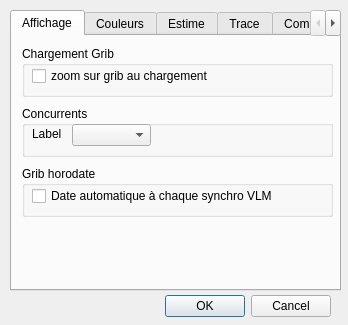
<?xml version="1.0" encoding="UTF-8"?>
<ui version="4.0">
 <class>VLM_param_ui</class>
 <widget class="QDialog" name="VLM_param_ui">
  <property name="geometry">
   <rect>
    <x>0</x>
    <y>0</y>
    <width>348</width>
    <height>325</height>
   </rect>
  </property>
  <property name="windowTitle">
   <string>Parametrage VLM</string>
  </property>
  <property name="windowIcon">
   <iconset>
    <normaloff>../../../../../../../../.designer/backup/sailing-ship.ico</normaloff>../../../../../../../../.designer/backup/sailing-ship.ico</iconset>
  </property>
  <widget class="QDialogButtonBox" name="buttonBox">
   <property name="geometry">
    <rect>
     <x>20</x>
     <y>290</y>
     <width>311</width>
     <height>32</height>
    </rect>
   </property>
   <property name="orientation">
    <enum>Qt::Horizontal</enum>
   </property>
   <property name="standardButtons">
    <set>QDialogButtonBox::Cancel|QDialogButtonBox::Ok</set>
   </property>
  </widget>
  <widget class="QTabWidget" name="tabWidget">
   <property name="geometry">
    <rect>
     <x>10</x>
     <y>10</y>
     <width>331</width>
     <height>281</height>
    </rect>
   </property>
   <property name="currentIndex">
    <number>0</number>
   </property>
   <widget class="QWidget" name="tab">
    <attribute name="title">
     <string>Affichage</string>
    </attribute>
    <widget class="QGroupBox" name="groupBox_3">
     <property name="geometry">
      <rect>
       <x>10</x>
       <y>10</y>
       <width>311</width>
       <height>51</height>
      </rect>
     </property>
     <property name="title">
      <string>Chargement Grib</string>
     </property>
     <widget class="QCheckBox" name="chk_gribZoomOnLoad">
      <property name="geometry">
       <rect>
        <x>10</x>
        <y>20</y>
        <width>191</width>
        <height>20</height>
       </rect>
      </property>
      <property name="text">
       <string>zoom sur grib au chargement</string>
      </property>
     </widget>
    </widget>
    <widget class="QGroupBox" name="groupBox_5">
     <property name="geometry">
      <rect>
       <x>10</x>
       <y>70</y>
       <width>311</width>
       <height>51</height>
      </rect>
     </property>
     <property name="title">
      <string>Concurrents</string>
     </property>
     <widget class="QLabel" name="label_7">
      <property name="geometry">
       <rect>
        <x>10</x>
        <y>20</y>
        <width>61</width>
        <height>16</height>
       </rect>
      </property>
      <property name="text">
       <string>Label</string>
      </property>
     </widget>
     <widget class="QComboBox" name="opp_labelType">
      <property name="geometry">
       <rect>
        <x>50</x>
        <y>18</y>
        <width>79</width>
        <height>22</height>
       </rect>
      </property>
     </widget>
    </widget>
    <widget class="QGroupBox" name="groupBox_7">
     <property name="geometry">
      <rect>
       <x>10</x>
       <y>130</y>
       <width>311</width>
       <height>51</height>
      </rect>
     </property>
     <property name="title">
      <string>Grib horodate</string>
     </property>
     <widget class="QCheckBox" name="chk_autoGribDate">
      <property name="geometry">
       <rect>
        <x>10</x>
        <y>20</y>
        <width>291</width>
        <height>20</height>
       </rect>
      </property>
      <property name="text">
       <string>Date automatique à chaque synchro VLM</string>
      </property>
     </widget>
    </widget>
   </widget>
   <widget class="QWidget" name="tab_2">
    <attribute name="title">
     <string>Couleurs</string>
    </attribute>
    <widget class="QWidget" name="layoutWidget">
     <property name="geometry">
      <rect>
       <x>40</x>
       <y>30</y>
       <width>221</width>
       <height>182</height>
      </rect>
     </property>
     <layout class="QGridLayout" name="gridLayout">
      <item row="0" column="0">
       <widget class="QLabel" name="label_2">
        <property name="text">
         <string>POI</string>
        </property>
       </widget>
      </item>
      <item row="0" column="1">
       <widget class="QFrame" name="POI_frame">
        <property name="frameShape">
         <enum>QFrame::StyledPanel</enum>
        </property>
        <property name="frameShadow">
         <enum>QFrame::Raised</enum>
        </property>
       </widget>
      </item>
      <item row="0" column="2">
       <widget class="QPushButton" name="pushButton">
        <property name="text">
         <string>Changer</string>
        </property>
       </widget>
      </item>
      <item row="1" column="0">
       <widget class="QLabel" name="label_15">
        <property name="text">
         <string>Waypoint</string>
        </property>
       </widget>
      </item>
      <item row="1" column="1">
       <widget class="QFrame" name="WP_frame">
        <property name="frameShape">
         <enum>QFrame::StyledPanel</enum>
        </property>
        <property name="frameShadow">
         <enum>QFrame::Raised</enum>
        </property>
       </widget>
      </item>
      <item row="1" column="2">
       <widget class="QPushButton" name="pushButton_3">
        <property name="text">
         <string>Changer</string>
        </property>
       </widget>
      </item>
      <item row="2" column="0">
       <widget class="QLabel" name="label_16">
        <property name="text">
         <string>Balise</string>
        </property>
       </widget>
      </item>
      <item row="2" column="1">
       <widget class="QFrame" name="Balise_frame">
        <property name="frameShape">
         <enum>QFrame::StyledPanel</enum>
        </property>
        <property name="frameShadow">
         <enum>QFrame::Raised</enum>
        </property>
       </widget>
      </item>
      <item row="2" column="2">
       <widget class="QPushButton" name="pushButton_6">
        <property name="text">
         <string>Changer</string>
        </property>
       </widget>
      </item>
      <item row="3" column="0">
       <widget class="QLabel" name="label_8">
        <property name="text">
         <string>Marque est proc WP</string>
        </property>
       </widget>
      </item>
      <item row="3" column="1">
       <widget class="QFrame" name="Marque_WP_frame">
        <property name="frameShape">
         <enum>QFrame::StyledPanel</enum>
        </property>
        <property name="frameShadow">
         <enum>QFrame::Raised</enum>
        </property>
       </widget>
      </item>
      <item row="3" column="2">
       <widget class="QPushButton" name="pushButton_5">
        <property name="text">
         <string>Changer</string>
        </property>
       </widget>
      </item>
      <item row="4" column="0">
       <widget class="QLabel" name="label_4">
        <property name="text">
         <string>Bateau qtVlm</string>
        </property>
       </widget>
      </item>
      <item row="4" column="1">
       <widget class="QFrame" name="qtBoat_frame">
        <property name="frameShape">
         <enum>QFrame::StyledPanel</enum>
        </property>
        <property name="frameShadow">
         <enum>QFrame::Raised</enum>
        </property>
       </widget>
      </item>
      <item row="4" column="2">
       <widget class="QPushButton" name="pushButton_2">
        <property name="text">
         <string>Changer</string>
        </property>
       </widget>
      </item>
      <item row="5" column="0">
       <widget class="QLabel" name="label_6">
        <property name="text">
         <string>Bateau qtVlm sel.</string>
        </property>
       </widget>
      </item>
      <item row="5" column="1">
       <widget class="QFrame" name="qtBoat_sel_frame">
        <property name="frameShape">
         <enum>QFrame::StyledPanel</enum>
        </property>
        <property name="frameShadow">
         <enum>QFrame::Raised</enum>
        </property>
       </widget>
      </item>
      <item row="5" column="2">
       <widget class="QPushButton" name="pushButton_4">
        <property name="text">
         <string>Changer</string>
        </property>
       </widget>
      </item>
     </layout>
    </widget>
   </widget>
   <widget class="QWidget" name="tab_6">
    <attribute name="title">
     <string>Estime</string>
    </attribute>
    <widget class="QLabel" name="label_5">
     <property name="geometry">
      <rect>
       <x>10</x>
       <y>10</y>
       <width>91</width>
       <height>16</height>
      </rect>
     </property>
     <property name="text">
      <string>Calcul de l'estime:</string>
     </property>
    </widget>
    <widget class="QWidget" name="layoutWidget">
     <property name="geometry">
      <rect>
       <x>22</x>
       <y>32</y>
       <width>281</width>
       <height>74</height>
      </rect>
     </property>
     <layout class="QGridLayout" name="gridLayout_2">
      <item row="0" column="0">
       <widget class="QRadioButton" name="radioBtn_time">
        <property name="text">
         <string>En temps</string>
        </property>
       </widget>
      </item>
      <item row="0" column="1">
       <widget class="QSpinBox" name="estimeVal_time">
        <property name="minimum">
         <number>1</number>
        </property>
        <property name="maximum">
         <number>1440</number>
        </property>
        <property name="singleStep">
         <number>1</number>
        </property>
        <property name="value">
         <number>100</number>
        </property>
       </widget>
      </item>
      <item row="0" column="2">
       <widget class="QLabel" name="label_14">
        <property name="sizePolicy">
         <sizepolicy hsizetype="Maximum" vsizetype="Preferred">
          <horstretch>0</horstretch>
          <verstretch>0</verstretch>
         </sizepolicy>
        </property>
        <property name="maximumSize">
         <size>
          <width>16777215</width>
          <height>16777215</height>
         </size>
        </property>
        <property name="text">
         <string>min</string>
        </property>
       </widget>
      </item>
      <item row="1" column="0">
       <widget class="QRadioButton" name="radioBtn_vac">
        <property name="text">
         <string>En nombre de vacations</string>
        </property>
       </widget>
      </item>
      <item row="1" column="1">
       <widget class="QSpinBox" name="estimeVal_vac">
        <property name="minimum">
         <number>1</number>
        </property>
        <property name="maximum">
         <number>300</number>
        </property>
        <property name="singleStep">
         <number>1</number>
        </property>
        <property name="value">
         <number>100</number>
        </property>
       </widget>
      </item>
      <item row="1" column="2">
       <widget class="QLabel" name="label_13">
        <property name="sizePolicy">
         <sizepolicy hsizetype="Maximum" vsizetype="Preferred">
          <horstretch>0</horstretch>
          <verstretch>0</verstretch>
         </sizepolicy>
        </property>
        <property name="maximumSize">
         <size>
          <width>16777215</width>
          <height>16777215</height>
         </size>
        </property>
        <property name="text">
         <string>vac</string>
        </property>
       </widget>
      </item>
      <item row="2" column="0">
       <widget class="QRadioButton" name="radioBtn_dist">
        <property name="text">
         <string>En distance</string>
        </property>
       </widget>
      </item>
      <item row="2" column="1">
       <widget class="QSpinBox" name="estimeVal_dist">
        <property name="minimum">
         <number>1</number>
        </property>
        <property name="maximum">
         <number>200</number>
        </property>
        <property name="singleStep">
         <number>10</number>
        </property>
        <property name="value">
         <number>100</number>
        </property>
       </widget>
      </item>
      <item row="2" column="2">
       <widget class="QLabel" name="label_3">
        <property name="sizePolicy">
         <sizepolicy hsizetype="Maximum" vsizetype="Preferred">
          <horstretch>0</horstretch>
          <verstretch>0</verstretch>
         </sizepolicy>
        </property>
        <property name="maximumSize">
         <size>
          <width>16777215</width>
          <height>16777215</height>
         </size>
        </property>
        <property name="text">
         <string>milles</string>
        </property>
       </widget>
      </item>
     </layout>
    </widget>
   </widget>
   <widget class="QWidget" name="tab_4">
    <attribute name="title">
     <string>Trace</string>
    </attribute>
    <widget class="QLabel" name="label_9">
     <property name="geometry">
      <rect>
       <x>10</x>
       <y>10</y>
       <width>91</width>
       <height>21</height>
      </rect>
     </property>
     <property name="text">
      <string>Pas de la trace</string>
     </property>
    </widget>
    <widget class="QLabel" name="label_10">
     <property name="geometry">
      <rect>
       <x>10</x>
       <y>42</y>
       <width>101</width>
       <height>16</height>
      </rect>
     </property>
     <property name="text">
      <string>Longueur de la trace</string>
     </property>
    </widget>
    <widget class="QCheckBox" name="chk_oppTrace">
     <property name="geometry">
      <rect>
       <x>10</x>
       <y>70</y>
       <width>181</width>
       <height>18</height>
      </rect>
     </property>
     <property name="text">
      <string>Afficher la trace des concurrents</string>
     </property>
    </widget>
    <widget class="QComboBox" name="trace_step">
     <property name="geometry">
      <rect>
       <x>120</x>
       <y>10</y>
       <width>69</width>
       <height>22</height>
      </rect>
     </property>
    </widget>
    <widget class="QSpinBox" name="trace_length">
     <property name="geometry">
      <rect>
       <x>120</x>
       <y>40</y>
       <width>71</width>
       <height>22</height>
      </rect>
     </property>
     <property name="minimum">
      <number>1</number>
     </property>
     <property name="maximum">
      <number>24</number>
     </property>
    </widget>
    <widget class="QLabel" name="label_11">
     <property name="geometry">
      <rect>
       <x>200</x>
       <y>15</y>
       <width>46</width>
       <height>14</height>
      </rect>
     </property>
     <property name="text">
      <string>minutes</string>
     </property>
    </widget>
    <widget class="QLabel" name="label_12">
     <property name="geometry">
      <rect>
       <x>200</x>
       <y>45</y>
       <width>46</width>
       <height>14</height>
      </rect>
     </property>
     <property name="text">
      <string>heures</string>
     </property>
    </widget>
   </widget>
   <widget class="QWidget" name="tab_5">
    <attribute name="title">
     <string>Compas</string>
    </attribute>
    <widget class="QGroupBox" name="groupBox_8">
     <property name="geometry">
      <rect>
       <x>10</x>
       <y>10</y>
       <width>311</width>
       <height>51</height>
      </rect>
     </property>
     <property name="title">
      <string>Affichage du compas</string>
     </property>
     <widget class="QCheckBox" name="chk_showCompass">
      <property name="geometry">
       <rect>
        <x>10</x>
        <y>20</y>
        <width>191</width>
        <height>20</height>
       </rect>
      </property>
      <property name="text">
       <string>Afficher le compas</string>
      </property>
     </widget>
    </widget>
   </widget>
   <widget class="QWidget" name="tab_7">
    <attribute name="title">
     <string>Fichier/Repertoire</string>
    </attribute>
    <widget class="QGroupBox" name="groupBox_9">
     <property name="geometry">
      <rect>
       <x>10</x>
       <y>10</y>
       <width>311</width>
       <height>101</height>
      </rect>
     </property>
     <property name="title">
      <string>Fichier grib</string>
     </property>
     <widget class="QCheckBox" name="chk_askGribFolder">
      <property name="geometry">
       <rect>
        <x>10</x>
        <y>20</y>
        <width>261</width>
        <height>20</height>
       </rect>
      </property>
      <property name="text">
       <string>Demander l'emplacement lors du téléchargement</string>
      </property>
     </widget>
     <widget class="QWidget" name="layoutWidget">
      <property name="geometry">
       <rect>
        <x>10</x>
        <y>40</y>
        <width>291</width>
        <height>22</height>
       </rect>
      </property>
      <layout class="QHBoxLayout" name="horizontalLayout_2">
       <item>
        <widget class="QLabel" name="label_17">
         <property name="text">
          <string>Repertoire</string>
         </property>
        </widget>
       </item>
       <item>
        <widget class="QLineEdit" name="edt_gribFolder"/>
       </item>
      </layout>
     </widget>
     <widget class="QWidget" name="layoutWidget">
      <property name="geometry">
       <rect>
        <x>10</x>
        <y>70</y>
        <width>291</width>
        <height>27</height>
       </rect>
      </property>
      <layout class="QHBoxLayout" name="horizontalLayout_3">
       <item>
        <spacer name="horizontalSpacer">
         <property name="orientation">
          <enum>Qt::Horizontal</enum>
         </property>
         <property name="sizeHint" stdset="0">
          <size>
           <width>40</width>
           <height>20</height>
          </size>
         </property>
        </spacer>
       </item>
       <item>
        <widget class="QPushButton" name="btn_browseGrib">
         <property name="text">
          <string>Parcourir</string>
         </property>
        </widget>
       </item>
      </layout>
     </widget>
    </widget>
   </widget>
   <widget class="QWidget" name="tab_3">
    <attribute name="title">
     <string>Avancé</string>
    </attribute>
    <widget class="QGroupBox" name="groupBox">
     <property name="geometry">
      <rect>
       <x>10</x>
       <y>10</y>
       <width>311</width>
       <height>81</height>
      </rect>
     </property>
     <property name="title">
      <string>Emulation de GPS</string>
     </property>
     <widget class="QWidget" name="layoutWidget">
      <property name="geometry">
       <rect>
        <x>11</x>
        <y>20</y>
        <width>291</width>
        <height>22</height>
       </rect>
      </property>
      <layout class="QHBoxLayout" name="horizontalLayout">
       <item>
        <widget class="QLabel" name="label">
         <property name="text">
          <string>Port serie</string>
         </property>
        </widget>
       </item>
       <item>
        <widget class="QLineEdit" name="serialName"/>
       </item>
      </layout>
     </widget>
     <widget class="QWidget" name="">
      <property name="geometry">
       <rect>
        <x>10</x>
        <y>50</y>
        <width>241</width>
        <height>22</height>
       </rect>
      </property>
      <layout class="QHBoxLayout" name="horizontalLayout_4">
       <item>
        <widget class="QLabel" name="label_18">
         <property name="text">
          <string>Délais d'envoi (sec)</string>
         </property>
        </widget>
       </item>
       <item>
        <widget class="QSpinBox" name="spn_gpsDelay">
         <property name="minimum">
          <number>5</number>
         </property>
         <property name="maximum">
          <number>60</number>
         </property>
         <property name="singleStep">
          <number>5</number>
         </property>
         <property name="value">
          <number>30</number>
         </property>
        </widget>
       </item>
       <item>
        <widget class="QCheckBox" name="chk_activateEmulation">
         <property name="text">
          <string>Activer</string>
         </property>
        </widget>
       </item>
      </layout>
     </widget>
    </widget>
    <widget class="QGroupBox" name="groupBox_4">
     <property name="geometry">
      <rect>
       <x>10</x>
       <y>140</y>
       <width>311</width>
       <height>61</height>
      </rect>
     </property>
     <property name="title">
      <string>User agent</string>
     </property>
     <widget class="QCheckBox" name="chk_forceUserAgent">
      <property name="geometry">
       <rect>
        <x>10</x>
        <y>15</y>
        <width>191</width>
        <height>20</height>
       </rect>
      </property>
      <property name="text">
       <string>Force user agent</string>
      </property>
     </widget>
     <widget class="QLineEdit" name="userAgent">
      <property name="geometry">
       <rect>
        <x>10</x>
        <y>35</y>
        <width>281</width>
        <height>21</height>
       </rect>
      </property>
     </widget>
    </widget>
    <widget class="QGroupBox" name="groupBox_6">
     <property name="geometry">
      <rect>
       <x>10</x>
       <y>207</y>
       <width>311</width>
       <height>41</height>
      </rect>
     </property>
     <property name="title">
      <string>Url</string>
     </property>
     <widget class="QComboBox" name="url_list">
      <property name="geometry">
       <rect>
        <x>20</x>
        <y>15</y>
        <width>281</width>
        <height>22</height>
       </rect>
      </property>
     </widget>
    </widget>
    <widget class="QGroupBox" name="groupBox_2">
     <property name="geometry">
      <rect>
       <x>10</x>
       <y>99</y>
       <width>301</width>
       <height>41</height>
      </rect>
     </property>
     <property name="title">
      <string>Position et taille de qtVlm</string>
     </property>
     <widget class="QCheckBox" name="saveWinGeometry">
      <property name="geometry">
       <rect>
        <x>10</x>
        <y>22</y>
        <width>161</width>
        <height>18</height>
       </rect>
      </property>
      <property name="text">
       <string>Sauvegarde à la fermeture</string>
      </property>
     </widget>
    </widget>
   </widget>
  </widget>
 </widget>
 <resources/>
 <connections>
  <connection>
   <sender>buttonBox</sender>
   <signal>accepted()</signal>
   <receiver>VLM_param_ui</receiver>
   <slot>accept()</slot>
   <hints>
    <hint type="sourcelabel">
     <x>258</x>
     <y>324</y>
    </hint>
    <hint type="destinationlabel">
     <x>157</x>
     <y>274</y>
    </hint>
   </hints>
  </connection>
  <connection>
   <sender>buttonBox</sender>
   <signal>rejected()</signal>
   <receiver>VLM_param_ui</receiver>
   <slot>reject()</slot>
   <hints>
    <hint type="sourcelabel">
     <x>326</x>
     <y>330</y>
    </hint>
    <hint type="destinationlabel">
     <x>286</x>
     <y>274</y>
    </hint>
   </hints>
  </connection>
  <connection>
   <sender>chk_forceUserAgent</sender>
   <signal>stateChanged(int)</signal>
   <receiver>VLM_param_ui</receiver>
   <slot>forceUserAgent_changed(int)</slot>
   <hints>
    <hint type="sourcelabel">
     <x>124</x>
     <y>314</y>
    </hint>
    <hint type="destinationlabel">
     <x>328</x>
     <y>288</y>
    </hint>
   </hints>
  </connection>
  <connection>
   <sender>pushButton</sender>
   <signal>clicked()</signal>
   <receiver>VLM_param_ui</receiver>
   <slot>changeColor_POI()</slot>
   <hints>
    <hint type="sourcelabel">
     <x>273</x>
     <y>267</y>
    </hint>
    <hint type="destinationlabel">
     <x>347</x>
     <y>28</y>
    </hint>
   </hints>
  </connection>
  <connection>
   <sender>pushButton_2</sender>
   <signal>clicked()</signal>
   <receiver>VLM_param_ui</receiver>
   <slot>changeColor_qtBoat()</slot>
   <hints>
    <hint type="sourcelabel">
     <x>243</x>
     <y>267</y>
    </hint>
    <hint type="destinationlabel">
     <x>347</x>
     <y>112</y>
    </hint>
   </hints>
  </connection>
  <connection>
   <sender>pushButton_4</sender>
   <signal>clicked()</signal>
   <receiver>VLM_param_ui</receiver>
   <slot>changeColor_qtBoat_sel()</slot>
   <hints>
    <hint type="sourcelabel">
     <x>273</x>
     <y>267</y>
    </hint>
    <hint type="destinationlabel">
     <x>347</x>
     <y>145</y>
    </hint>
   </hints>
  </connection>
  <connection>
   <sender>pushButton_5</sender>
   <signal>clicked()</signal>
   <receiver>VLM_param_ui</receiver>
   <slot>changeColor_Marque_WP()</slot>
   <hints>
    <hint type="sourcelabel">
     <x>243</x>
     <y>267</y>
    </hint>
    <hint type="destinationlabel">
     <x>347</x>
     <y>69</y>
    </hint>
   </hints>
  </connection>
  <connection>
   <sender>radioBtn_time</sender>
   <signal>toggled(bool)</signal>
   <receiver>VLM_param_ui</receiver>
   <slot>radioBtn_time_toggle(bool)</slot>
   <hints>
    <hint type="sourcelabel">
     <x>60</x>
     <y>124</y>
    </hint>
    <hint type="destinationlabel">
     <x>11</x>
     <y>286</y>
    </hint>
   </hints>
  </connection>
  <connection>
   <sender>radioBtn_vac</sender>
   <signal>toggled(bool)</signal>
   <receiver>VLM_param_ui</receiver>
   <slot>radioBtn_vac_toggle(bool)</slot>
   <hints>
    <hint type="sourcelabel">
     <x>60</x>
     <y>124</y>
    </hint>
    <hint type="destinationlabel">
     <x>9</x>
     <y>312</y>
    </hint>
   </hints>
  </connection>
  <connection>
   <sender>radioBtn_dist</sender>
   <signal>toggled(bool)</signal>
   <receiver>VLM_param_ui</receiver>
   <slot>radioBtn_dist_toggle(bool)</slot>
   <hints>
    <hint type="sourcelabel">
     <x>60</x>
     <y>153</y>
    </hint>
    <hint type="destinationlabel">
     <x>126</x>
     <y>284</y>
    </hint>
   </hints>
  </connection>
  <connection>
   <sender>pushButton_3</sender>
   <signal>clicked()</signal>
   <receiver>VLM_param_ui</receiver>
   <slot>changeColor_WP()</slot>
   <hints>
    <hint type="sourcelabel">
     <x>219</x>
     <y>267</y>
    </hint>
    <hint type="destinationlabel">
     <x>347</x>
     <y>175</y>
    </hint>
   </hints>
  </connection>
  <connection>
   <sender>pushButton_6</sender>
   <signal>clicked()</signal>
   <receiver>VLM_param_ui</receiver>
   <slot>changeColor_Balise()</slot>
   <hints>
    <hint type="sourcelabel">
     <x>214</x>
     <y>267</y>
    </hint>
    <hint type="destinationlabel">
     <x>347</x>
     <y>197</y>
    </hint>
   </hints>
  </connection>
  <connection>
   <sender>btn_browseGrib</sender>
   <signal>clicked()</signal>
   <receiver>VLM_param_ui</receiver>
   <slot>doBtn_browseGrib()</slot>
   <hints>
    <hint type="sourcelabel">
     <x>288</x>
     <y>126</y>
    </hint>
    <hint type="destinationlabel">
     <x>213</x>
     <y>5</y>
    </hint>
   </hints>
  </connection>
 </connections>
 <slots>
  <slot>forceUserAgent_changed(int)</slot>
  <slot>changeColor_POI()</slot>
  <slot>changeColor_qtBoat()</slot>
  <slot>changeColor_opp()</slot>
  <slot>changeColor_qtBoat_sel()</slot>
  <slot>changeColor_Marque_WP()</slot>
  <slot>radioBtn_time_toggle(bool)</slot>
  <slot>radioBtn_vac_toggle(bool)</slot>
  <slot>radioBtn_dist_toggle(bool)</slot>
  <slot>changeColor_WP()</slot>
  <slot>changeColor_Balise()</slot>
  <slot>doBtn_browseGrib()</slot>
 </slots>
</ui>
